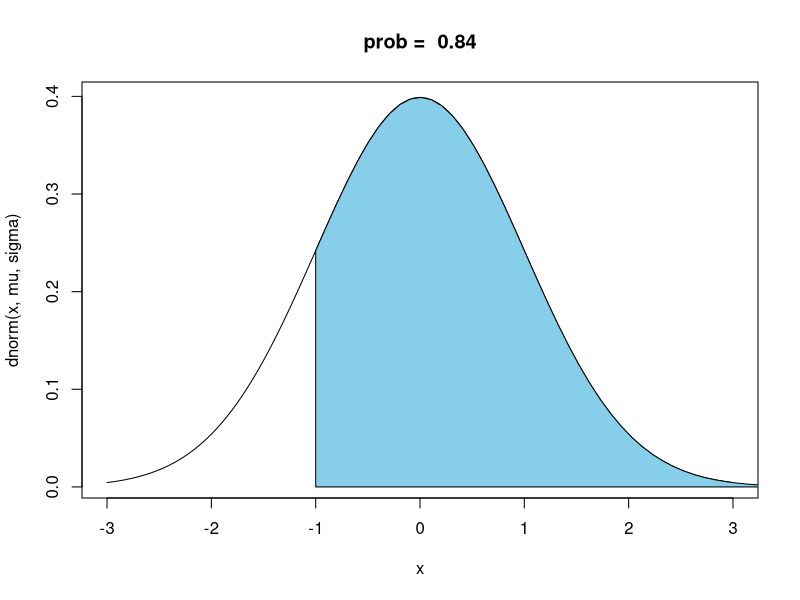
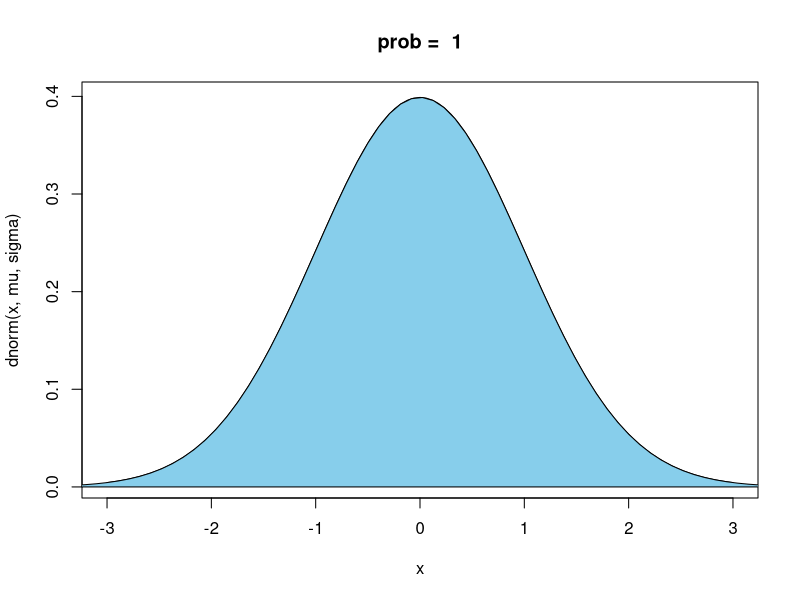
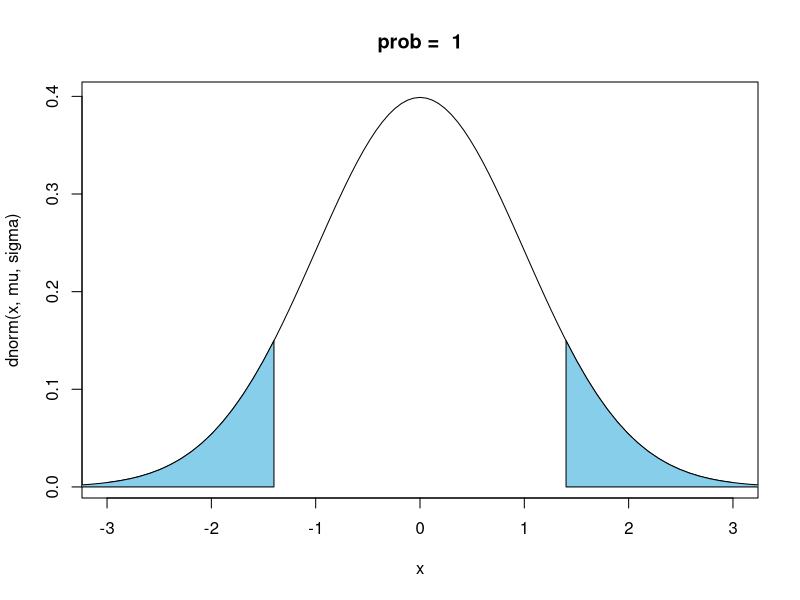

These charts were generated, in order, by the following R code:
#More or less from: http://www.fernandohrosa.com.br/en/P/shaded_areas_in_r/

######################@###########
# UPPER TAIL ONLY 1 - p(z) ######
#################################
zobs = -1

lower.x <- zobs 
upper.x <- 100 # put here a very high number
step <- (upper.x - lower.x) / 1000
sigma <- 1
mu <- 0
bounds <- c(mu-3*sigma, mu+3*sigma)

# colored area
cord.x <- c(lower.x,seq(lower.x,upper.x,step),upper.x)
cord.y <- c(0,dnorm(seq(lower.x,upper.x,step),mu,sigma),0)
# plot_title
plot_title = paste("prob = ", round( pnorm(zobs, mean=mu, sd = sigma, lower.tail=F), 2))
curve(dnorm(x,mu,sigma),xlim=bounds, main = plot_title) 
polygon(cord.x,cord.y,col='skyblue')

#####################
# LOWER TAIL  ONLY  ######
#####################
# this is the R default

zobs = 4.19

upper.x <- zobs 
lower.x <- -100 # put here a very high number
step <- (lower.x - upper.x) / 1000
sigma <- 1
mu <- 0
bounds <- c(mu-3*sigma, mu+3*sigma)

# colored area
cord.x <- c(upper.x,seq(upper.x,lower.x,step),lower.x)
cord.y <- c(0,dnorm(seq(upper.x,lower.x,step),mu,sigma),0)
# plot_title
plot_title = paste("prob = ", round( pnorm(zobs, mean=mu, sd = sigma, lower.tail=T), 2))
curve(dnorm(x,mu,sigma),xlim=bounds, main = plot_title) 
polygon(cord.x,cord.y,col='skyblue')



#####################
# TWO TAILS   ######
#####################
zobs = -1.4


## upper tail
zobs_upper = abs(zobs)
lower.x <- zobs_upper
upper.x <- 100 # put here a very high number
step <- (upper.x - lower.x) / 1000
sigma <- 1
mu <- 0
bounds <- c(mu-3*sigma, mu+3*sigma)

# colored area
cord.x <- c(lower.x,seq(lower.x,upper.x,step),upper.x)
cord.y <- c(0,dnorm(seq(lower.x,upper.x,step),mu,sigma),0)
# plot_title
prob1 = pnorm(zobs_upper, mean=mu, sd = sigma, lower.tail=F)
plot_title1 = paste("prob = ", round( prob1, 2))
curve(dnorm(x,mu,sigma),xlim=bounds, main = plot_title) 
polygon(cord.x,cord.y,col='skyblue')


## lower tail
zobs_lower= -abs(zobs)


upper.x <- zobs_lower 
lower.x <- -100 # put here a very high number
step <- (lower.x - upper.x) / 1000
sigma <- 1
mu <- 0
bounds <- c(mu-3*sigma, mu+3*sigma)

# colored area
cord.x <- c(upper.x,seq(upper.x,lower.x,step),lower.x)
cord.y <- c(0,dnorm(seq(upper.x,lower.x,step),mu,sigma),0)
# plot_title
prob2 = round( pnorm(zobs_lower, mean=mu, sd = sigma, lower.tail=F), 2)
plot_title2 = paste("prob = ", prob2)
polygon(cord.x,cord.y,col='skyblue')




  